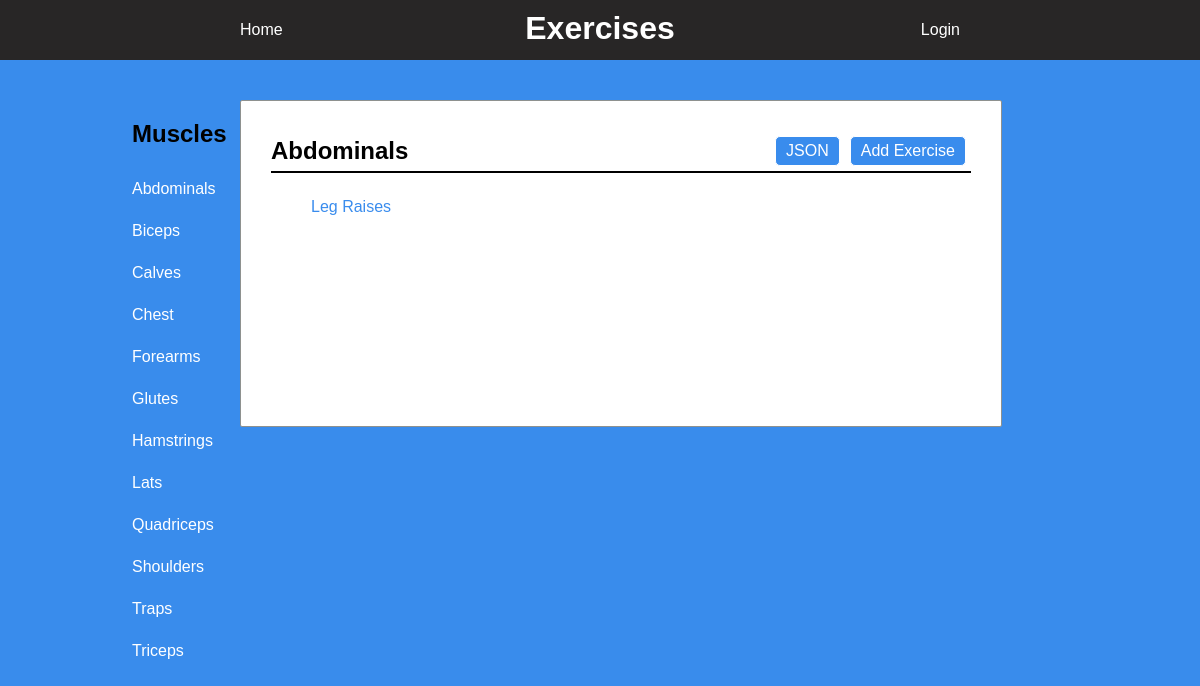
Page /Abdominals/exercises on the committed database.
### database_setup.py (models this page shows, shortened)
class BodyParts(Base):
	__tablename__ = 'bodyParts'
	id = Column(Integer, primary_key=True)
	name = Column(String, unique=True)

class Exercises(Base):
    __tablename__ = 'exercises'
    id = Column(Integer, primary_key=True)
    name = Column(String, unique=True)
    description = Column(String)
    bodyPart_id = Column(Integer, ForeignKey('bodyParts.id'))
    bodyPart = relationship(BodyParts)
    user_id = Column(Integer, ForeignKey('user.id'))
    user = relationship(User)

### main.py (the view)
@app.route('/<muscle_name>/exercises', methods=['GET'])
def view_exercises(muscle_name):
    muscle = (
        session.query(BodyParts)
        .filter_by(name=muscle_name)
        .one()
        )
    exercises = (session.query(Exercises)
        .filter_by(bodyPart_id=muscle.id)
        .all()
        )
    return render_template('exercises.html', exercises=exercises, muscle=muscle, muscles=muscles)

### templates/exercises.html (shortened to what this page needs)
<!DOCTYPE html>
<html lang="en" dir="ltr">
  <head>
    <link rel= "stylesheet" type= "text/css" href= "{{ url_for('static',filename='css/style.css') }}">
  </head>
  <body>
    <div class="banner">
      <a id ="home" href="{{url_for('main')}}">Home</a>
      <h1 id="title">Exercises</h1>
      {%if 'username' not in session %}
      <a id="login" href="{{url_for('showLogin')}}">Login</a>
      {% else %}
      <a id="login" href="{{url_for('disconnect')}}">Disconnect</a>
      {% endif %}
    </div>
    <div class="main">
      <div class="bodyContainer">
        <div class="sideBanner">
            <h2 id="sideBannerHeader">Muscles</h2>
            {% for i in muscles %}
            <a href="{{url_for('view_exercises', muscle_name = i.name)}}">{{ i.name }}</a>
            {% endfor %}
        </div>
        <div class="content">
          <div id="content-header">
            <h2>{{ muscle.name}}</h2>
            <a href="{{url_for('view_exercises_json', muscle_name = muscle.name)}}">JSON</a>
            <a href="{{url_for('add_exercise', muscle_name = muscle.name)}}">Add Exercise</a>
          </div>
          <div class="content-body">
            {% for i in exercises %}
            <a id="exercise" href="{{url_for('view_exercise', muscle_name = muscle.name, exercise_name = i.name)}}">{{ i.name }}</a>
            {% endfor %}
          </div>
        </div>
      </div>
    </div>
  </body>
</html>

### static/css/style.css (style rules this page uses)
body { background-color: rgba(36, 128, 235, 0.9); font-family: Sans-serif; position: static; }
.main { max-width: 960px; margin:auto; margin-top: 100px; }
.banner { display: inline-flex; justify-content: center; width: 100%; height: 60px; background-color: #282626; opacity: 1; text-align: center; position: fixed; top: 0px; left: 0px; z-index: 1; }
#home, #login { position: absolute; border: 0px; color: white; bottom: 35%; text-decoration: none; }
#home { left: 20%; }
#login { right: 20%; }
.banner #title { color: white; height: 30px; text-align: center; margin-bottom: 10px; margin-top: 10px; }
#content-header { position: relative; max-height: 40px; border-bottom: 2px solid black; margin: 10px 10px 10px 10px; display: flex; align-items: center; }
#content-header a { text-decoration: none; color: white; background-color: rgba(36, 128, 235, 0.9); padding: 5px 10px; border-radius: 5px; justify-content: flex-end; margin: 5px; border: white 1px solid; }
#content-header h2 { margin-right: auto; }
.bodyContainer { position: relative; width: 960px; }
.sideBanner { width: 121px; height: 100%; float:left; display: block; position: fixed; overflow: hidden; }
.sideBanner a { display: block; text-decoration: none; color: white; padding: 12px; }
.sideBanner h2 { padding-left: 12px; }
.content { width: 720px; background-color: white; margin-left: 120px; padding: 20px; border-radius: 2px; border: 0.5px solid rgb(142, 145, 143); padding-bottom: 200px; overflow-y: hidden; }
.content-body { margin: 25px 10px 10px 10px; }
#exercise { width: 150px; border-radius: 2px; text-decoration: none; text-align: center; padding: 15px 30px; height: 15px; margin: 10px; color: rgba(36, 128, 235, 0.9); border-radius: 5px; }

### rows in the picture
BodyParts: name "Abdominals"
BodyParts: name "Biceps"
BodyParts: name "Calves"
BodyParts: name "Chest"
BodyParts: name "Forearms"
BodyParts: name "Glutes"
BodyParts: name "Hamstrings"
BodyParts: name "Lats"
BodyParts: name "Quadriceps"
BodyParts: name "Shoulders"
BodyParts: name "Traps"
BodyParts: name "Triceps"
Exercises: name "Leg Raises"
